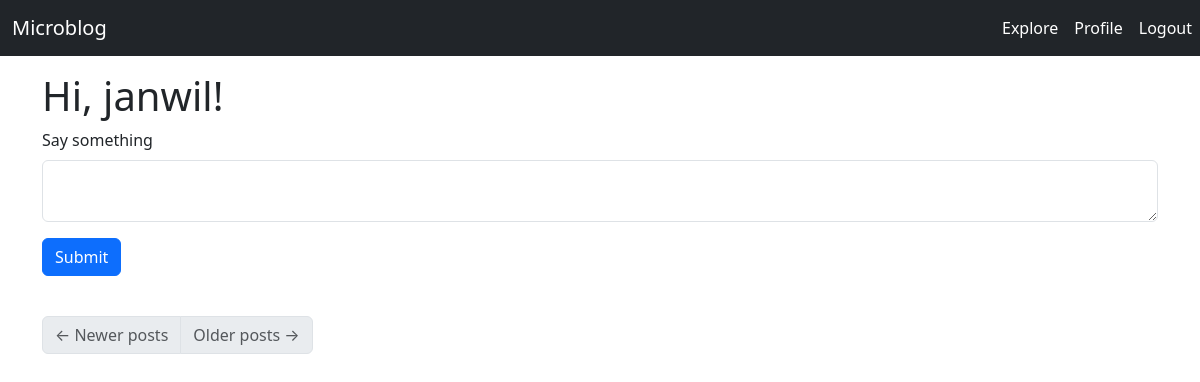
The page /index (signed in) on the database as committed earlier.
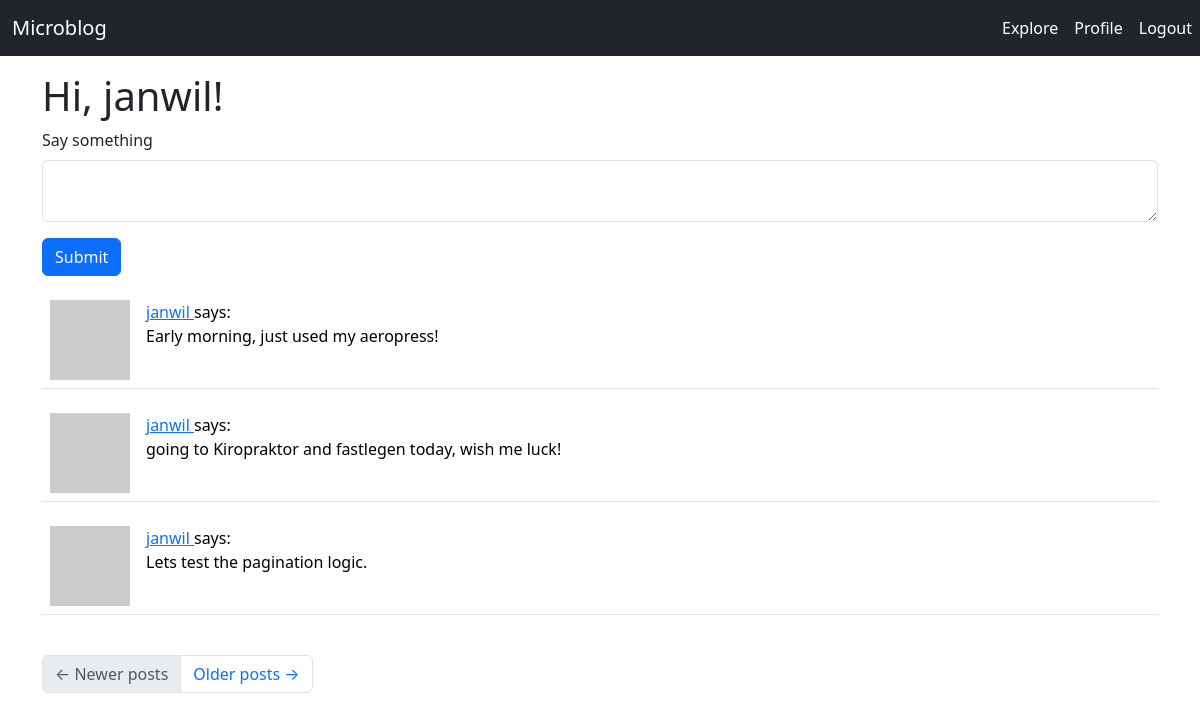
The same page on the database as committed later.
### app/models.py (models this page shows, shortened)
class Post(db.Model):
    id: so.Mapped[int] = so.mapped_column(primary_key=True)
    body: so.Mapped[str] = so.mapped_column(sa.String(140))
    timestamp: so.Mapped[datetime] = so.mapped_column(index=True, default=lambda: datetime.now(timezone.utc))
    user_id: so.Mapped[int] = so.mapped_column(sa.ForeignKey(User.id),index=True)
    author: so.Mapped[User] = so.relationship(back_populates='posts')

class User(UserMixin,db.Model):
    id: so.Mapped[int] = so.mapped_column(primary_key=True)
    username: so.Mapped[str] = so.mapped_column(sa.String(64), index=True,unique=True)
    email: so.Mapped[str] = so.mapped_column(sa.String(120),index=True, unique=True)
    password_hash: so.Mapped[Optional[str]] = so.mapped_column(sa.String(256))
    posts: so.WriteOnlyMapped['Post'] = so.relationship(back_populates='author')
    about_me: so.Mapped[Optional[str]] = so.mapped_column(sa.String(140))
    last_seen: so.Mapped[Optional[datetime]] = so.mapped_column(default=lambda: datetime.now(timezone.utc))
    following: so.WriteOnlyMapped['User'] = so.relationship(secondary=followers,primaryjoin=(followers.c.follower_id == id),
                                                            secondaryjoin=(followers.c.followed_id == id),
                                                            back_populates='followers')
    followers: so.WriteOnlyMapped['User'] = so.relationship(secondary=followers,primaryjoin=(followers.c.followed_id == id),
                                                            secondaryjoin=(followers.c.follower_id == id),
                                                            back_populates='following')
    def avatar(self,size):
        digest = md5(self.email.lower().encode('utf-8')).hexdigest()
        return f'https://www.gravatar.com/avatar/{digest}?d=identicon&s={size}'
    def following_posts(self):
        Author = so.aliased(User)
        Follower = so.aliased(User)
        return (
            sa.select(Post)
            .join(Post.author.of_type(Author))
            .join(Author.followers.of_type(Follower),isouter=True)
            .where(sa.or_(
                Follower.id == self.id,
                Author.id == self.id,
            ))
            .group_by(Post) # type: ignore
            .order_by(Post.timestamp.desc())
        )

### app/routes.py (the view)
@app.route('/',methods=['GET','POST'])
@app.route('/index',methods=['GET','POST'])
@login_required
def index():
    form=PostForm()
    if form.validate_on_submit():
        post = Post(body=form.post.data,author=current_user) # type: ignore
        db.session.add(post)
        db.session.commit()
        flash ('Your post is now live!')
        return redirect(url_for('index'))
    page = request.args.get('page',1,type=int)
    posts = db.paginate(current_user.following_posts(),page = page,per_page=app.config['POSTS_PER_PAGE'],error_out=False)
    next_url = url_for('index',page=posts.next_num) \
        if posts.has_next else None
    prev_url = url_for('index',page=posts.prev_num) \
        if posts.has_prev else None
    return render_template('index.html',title='Home',posts=posts.items,form=form,next_url=next_url,prev_url=prev_url)

### app/forms.py
class PostForm(FlaskForm):
    post = TextAreaField('Say something',validators=[DataRequired(),Length(min=1,max=140)])
    submit = SubmitField('Submit')

### app/models.py (called while the page is built)
@login.user_loader
def load_user(id):
    return db.session.get(User,int(id))

### app/routes.py (called while the page is built)
@app.before_request
def before_request():
    if current_user.is_authenticated:
        current_user.last_seen = datetime.now(timezone.utc)
        db.session.commit()

### app/templates/index.html
{% extends "base.html" %}
{% import "bootstrap_wtf.html" as wtf %}
{% block content %}
        <h1>Hi, {{ current_user.username }}!</h1>
        {% if form %}
        {{ wtf.quick_form(form) }}
        {% endif %}
        {% for post in posts %}
            {% include '_post.html' %}
        {% endfor %}
        <br>
        <nav aria-label="Post navigation">
            <ul class="pagination">
                <li class="page-item{% if not prev_url %} disabled{% endif %}">
                    <a class="page-link" href="{{ prev_url }}">
                        <span aria-hidden="true">&larr;</span> Newer posts
                    </a>
                </li>
                <li class="page-item{% if not next_url %} disabled{% endif %}">
                    <a class="page-link" href="{{ next_url }}">
                        Older posts <span aria-hidden="true">&rarr;</span>
                    </a>
                </li>
            </ul>
        </nav>
{% endblock %}

### app/templates/_post.html
<table class="table table-hover">
    <tr valign="top">
        <td width="70px">
            <a href="{{ url_for('user', username=post.author.username) }}">
                <img src="{{ post.author.avatar(70)}}" />
            </a>
        </td>
        <td>
            <a href="{{ url_for('user', username=post.author.username) }}">
                {{ post.author.username }}
            </a>
            says:<br>{{ post.body }}
        </td>
    </tr>
</table>

Rows that differ between the two databases and show on the page:
added Post: author.username "janwil", body "Early morning, just used my aeropress!"
added Post: author.username "janwil", body "going to Kiropraktor and fastlegen today, wish me luck!"
added Post: author.username "janwil", body "Lets test the pagination logic."
